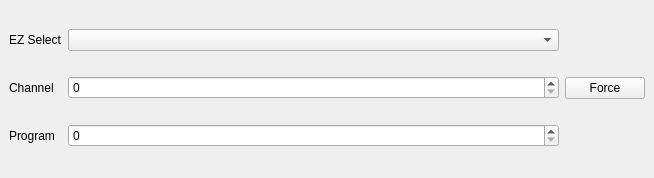
<?xml version="1.0" encoding="UTF-8"?>
<ui version="4.0">
 <class>MainWindow</class>
 <widget class="QMainWindow" name="MainWindow">
  <property name="geometry">
   <rect>
    <x>0</x>
    <y>0</y>
    <width>654</width>
    <height>178</height>
   </rect>
  </property>
  <property name="windowTitle">
   <string>Channel Chooser</string>
  </property>
  <widget class="QWidget" name="centralwidget">
   <layout class="QGridLayout" name="gridLayout">
    <item row="0" column="1">
     <spacer name="horizontalSpacer">
      <property name="orientation">
       <enum>Qt::Horizontal</enum>
      </property>
      <property name="sizeHint" stdset="0">
       <size>
        <width>40</width>
        <height>1</height>
       </size>
      </property>
     </spacer>
    </item>
    <item row="1" column="1">
     <widget class="QComboBox" name="_ez"/>
    </item>
    <item row="1" column="0">
     <widget class="QLabel" name="label">
      <property name="text">
       <string>EZ Select</string>
      </property>
     </widget>
    </item>
    <item row="2" column="0">
     <widget class="QLabel" name="label_2">
      <property name="text">
       <string>Channel</string>
      </property>
     </widget>
    </item>
    <item row="2" column="1">
     <widget class="QSpinBox" name="_chan"/>
    </item>
    <item row="3" column="1">
     <widget class="QSpinBox" name="_prog"/>
    </item>
    <item row="3" column="0">
     <widget class="QLabel" name="label_3">
      <property name="text">
       <string>Program</string>
      </property>
     </widget>
    </item>
    <item row="1" column="2" rowspan="3">
     <widget class="QPushButton" name="_force">
      <property name="text">
       <string>Force</string>
      </property>
     </widget>
    </item>
   </layout>
  </widget>
  <widget class="QMenuBar" name="menubar">
   <property name="geometry">
    <rect>
     <x>0</x>
     <y>0</y>
     <width>654</width>
     <height>33</height>
    </rect>
   </property>
  </widget>
 </widget>
 <tabstops>
  <tabstop>_ez</tabstop>
  <tabstop>_chan</tabstop>
  <tabstop>_force</tabstop>
  <tabstop>_prog</tabstop>
 </tabstops>
 <resources/>
 <connections/>
</ui>
